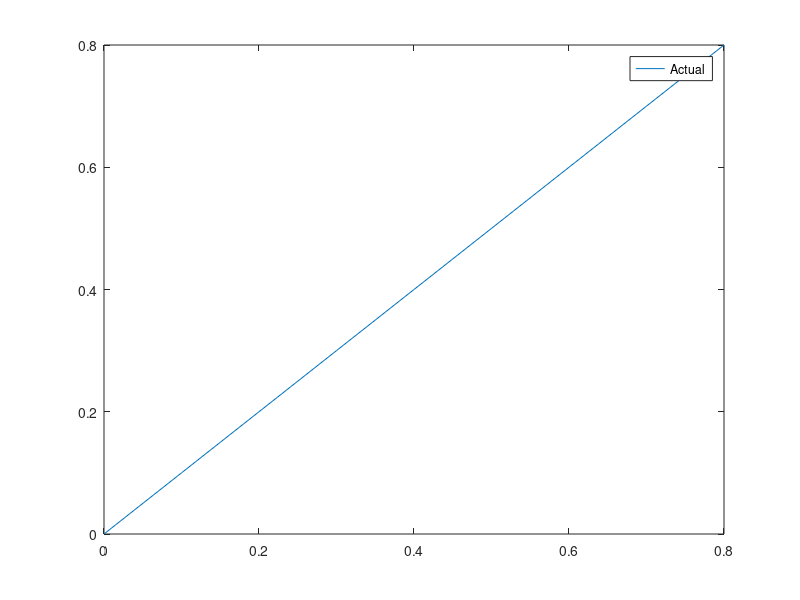

The MATLAB script that drew this image: (Note: this script raises an error after producing the figure.)
clc
clf

%*******Test Data*******
load ./eval_weed.txt
redData_t = eval_weed(:,2);
nir1Data_t = [eval_weed(:,3) ./ redData_t]';  
nir2Data_t = [eval_weed(:,4) ./ redData_t]';
nir3Data_t = [eval_weed(:,5) ./ redData_t]';
targetData_t = eval_weed(:,7);
pTest = [nir1Data_t; nir2Data_t; nir3Data_t];

pa = 1 : length(targetData_t);

%---Plot the Original Function----
actLine = 0:0.1:0.8; 
plot(actLine, actLine); legend('Actual');
hold on

for p = 1 : length(targetData_t)
    n1 = W1 * pTest(:, p) + b1;  % Test Data
    a1 = logsig(n1); 
    a2(p) = poslin(W2 * a1 + b2); 
end % end for

xlabel('Actual Fraction of Weeds in 3 sq feet of grass area');
ylabel('Estimated Fraction of Weeds in 3 sq feet of grass area');
title('Correlation of Estimated Value with respect to the Actual Function');

scatter(targetData_t, a2);
legend('Actual', 'Estimate', 'Location', 'NorthWest');

%******************* End of Network Response Evaluation Program ***************
